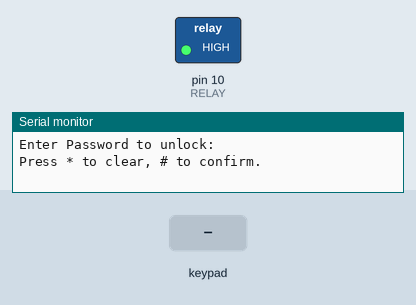
Recording of a sketch running on a simulated Arduino Uno, built with avr-gcc and run on an emulated ATmega328P. Parts: switched loads named in the sketch (green lamp = pin HIGH), the last lines printed to the serial monitor. The test bench sets the inputs (shaded band).

Above: at 3.2 s.
3.3 s: keypad keys 2 2 1 1 9 6 # pressed 0.4 s apart
At 7.0 s:
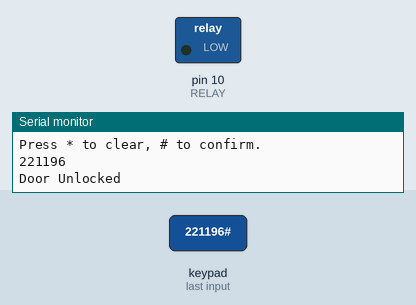
9.1 s: key '#' pressed
At 9.9 s:
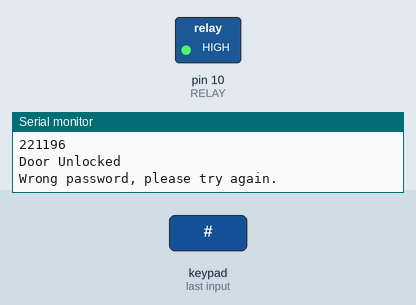
Timing chart, 0 to 12.1 s (numbered marks = the images above; inputs shaded):
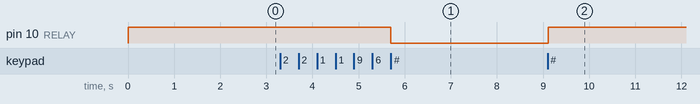

The sketch:

Keypad_4x3_Relay.ino
```cpp
#include <Keypad.h>

#define RELAY 10
String secret = "221196";
String password = "";

const byte ROWS = 4; // Four rows
const byte COLS = 3; // Three columns

char keys[ROWS][COLS] = {
  {'1','2','3'},
  {'4','5','6'},
  {'7','8','9'},
  {'*','0','#'}
};

byte rowPins[ROWS] = {5, 4, 0, 2}; // Connect to the row pinouts of the keypad
byte colPins[COLS] = {14, 12, 13}; // Connect to the column pinouts of the keypad

// Create an object of the Keypad class
Keypad keypad = Keypad(makeKeymap(keys), rowPins, colPins, ROWS, COLS);

void setup() {
  pinMode(RELAY, OUTPUT);
  digitalWrite(RELAY, HIGH);
  Serial.begin(9600);
  Serial.println("");
  delay(2000);
  Serial.println("Enter Password to unlock:\nPress * to clear, # to confirm.");
}

void loop() {
  char key = keypad.getKey(); // Read the key
  // Print if key is pressed
  if (key) {
    if (key == '#') {
      if (secret == password) {
        Serial.println(password);
        Serial.println("Door Unlocked");
        digitalWrite(RELAY, LOW);
      } else {
        Serial.println(password);
        Serial.println("Wrong password, please try again.");
        digitalWrite(RELAY, HIGH);
      }
      password = ""; // Clear the password after checking
    } else if (key == '*') {
      Serial.println(password);
      password = ""; // Clear the password if * is pressed
      Serial.println("Password Cleared");
    } else {
      password += key; // Append the key to the password string
      //Serial.println(password);
    }
  }
}
```

Measured:
- after the input at 3.3 s, pin 10 (RELAY): HIGH → LOW after 2.4 s
- after the input at 9.1 s, pin 10 (RELAY): LOW → HIGH at once
